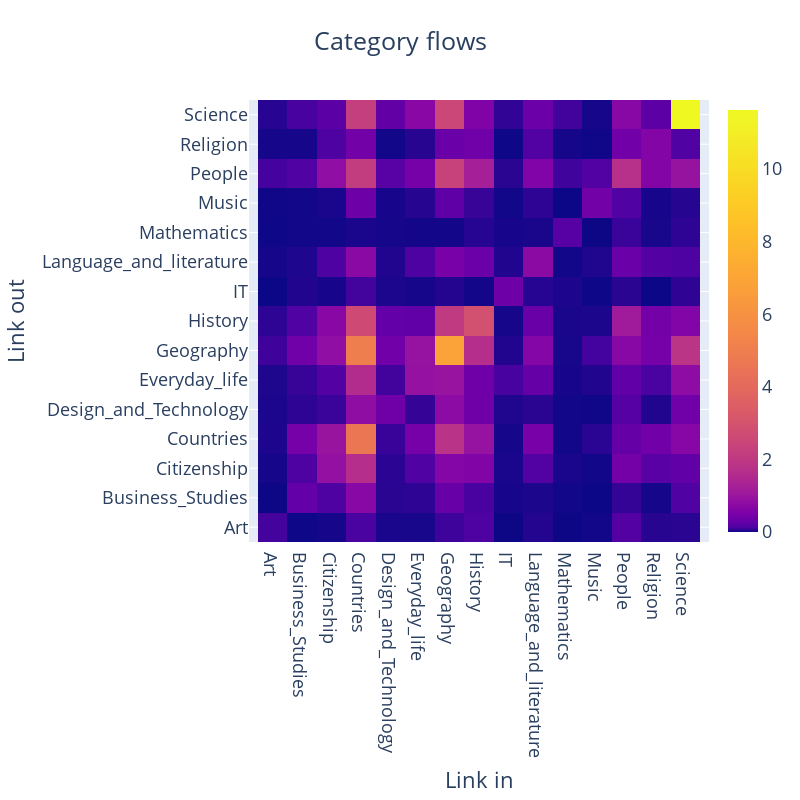

Source (notebook cell):
### Markdown cell above
Let's create a heatmap to represent from which to which categories the links go.

### Code cell
distrib_links, num_links = get_heatmap_data(links2007, categories, 'links')


cats = sorted(categories.main_category.unique())
plot_heatmap(distrib_links.reshape(15, 15), cats, num_links, 'links', gamma=0.45)

### Figure 1 — Plotly figure (JSON) as saved in the notebook; plotly's stock layout.template omitted (floating-point values rounded to 4 significant figures; data arrays with more than 128 entries replaced by an {"elided": "..."} marker saying what was removed)
{"data": [{"colorscale": {"elided": "100x2 mixed values"}, "customdata": {"elided": "15x15x5 float values"}, "hoverlabel": {"font": {"size": 18}}, "hovertemplate": "* → %{x}: %{customdata[1]:0.3f}%, %{customdata[2]} counts <br>%{y} → *: %{customdata[3]:0.3f}%, %{customdata[4]} counts <br>%{y} → %{x}: %{z:0.3f}%, %{customdata[0]} counts <extra></extra>", "type": "heatmap", "x": ["Art", "Business_Studies", "Citizenship", "Countries", "Design_and_Technology", "Everyday_life", "Geography", "History", "IT", "Language_and_literature", "Mathematics", "Music", "People", "Religion", "Science"], "y": ["Art", "Business_Studies", "Citizenship", "Countries", "Design_and_Technology", "Everyday_life", "Geography", "History", "IT", "Language_and_literature", "Mathematics", "Music", "People", "Religion", "Science"], "z": {"elided": "15x15 float values"}}], "layout": {"font": {"size": 18}, "height": 800, "title": {"text": "Category flows", "x": 0.5, "xanchor": "center"}, "width": 800, "xaxis": {"title": {"text": "Link in"}}, "yaxis": {"scaleanchor": "x", "title": {"text": "Link out"}}}}
